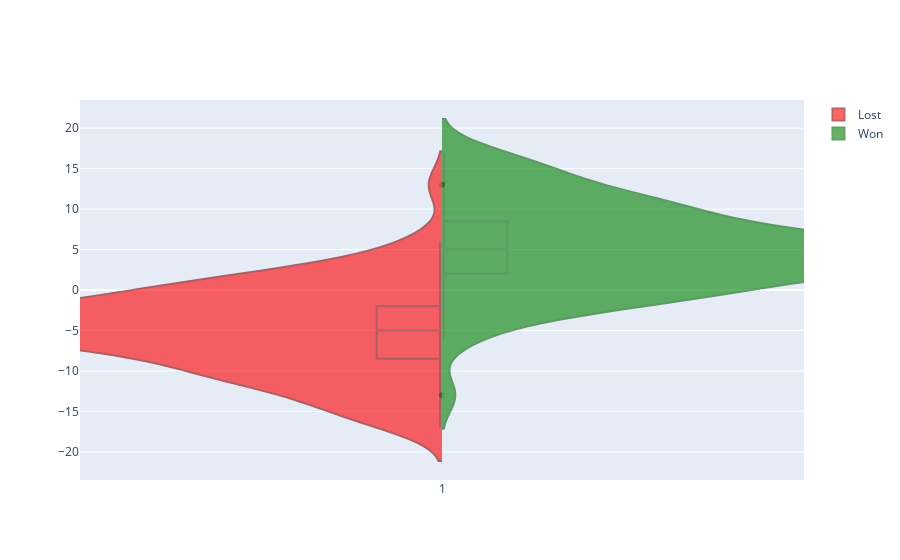

This figure's notebook cell:
### Code cell
kick_ratio = df[df['kick_ratio'] < 50] # removing kick ratio outliers
kick_ratio = df[(df['kick_ratio'] < 50) & (df['win_or_lose'] == 'won')]

fig = go.Figure()

fig.add_trace(
    go.Violin(y = df['kick_margin'][(df['kick_margin'] > -25) & (df['win_or_lose'] == 'lost')],
             name='Lost',
             line_color='darkred',
             fillcolor='red',
             opacity=0.6,
             side='negative',
             scalegroup='No',
             box_visible=True,
             x0 = 1))

fig.add_trace(
    go.Violin(y = df['kick_margin'][(df['kick_margin'] < 25) & (df['win_or_lose'] == 'won')],
             name='Won',
             line_color='darkgreen',
             fillcolor='green',
             opacity=0.6,
             side='positive',
             scalegroup='Yes',            
             box_visible=True,
             x0=1))


fig.update_layout(violingap=0, violinmode='overlay')
#### TODO WORK OUT HOW TO OVERLAY! x0 feels a bodge
fig.show()

##proof of concept!

### Figure 1 — Plotly figure (JSON) as saved in the notebook; plotly's stock layout.template omitted (floating-point values rounded to 4 significant figures)
{"data": [{"box": {"visible": true}, "fillcolor": "red", "line": {"color": "darkred"}, "name": "Lost", "opacity": 0.6, "scalegroup": "No", "side": "negative", "type": "violin", "x0": 1, "y": [0, -13, -4, -11, -15, -5, -3, -5, -15, -11, 6, -2, -6, -12, -4, -5, -10, -3, -3, 0, -2, 1, 1, -13, -6, -9, -3, -6, -11, -7, -14, -5, -4, 3, -3, -5, 0, -6, 1, -6, -10, 5, 1, -9, -3, -8, -11, -2, 3, 1, -4, -1, -6, -1, 3, -8, -11, -10, 1, -2, -2, -8, -9, -4, -4, -5, -17, -4, -13, -3, -7, -5, -5, -5, 13, -16, -8, -4, -5, 1, -2, -5, -7, -4, -4, -6, -16, -10, -9, 1, 0, -1]}, {"box": {"visible": true}, "fillcolor": "green", "line": {"color": "darkgreen"}, "name": "Won", "opacity": 0.6, "scalegroup": "Yes", "side": "positive", "type": "violin", "x0": 1, "y": [0, 13, 4, 11, 15, 5, 3, 5, 15, 11, -6, 2, 6, 12, 4, 5, 10, 3, 3, 0, 2, -1, -1, 13, 6, 9, 3, 6, 11, 7, 14, 5, 4, -3, 3, 5, 0, 6, -1, 6, 10, -5, -1, 9, 3, 8, 11, 2, -3, -1, 4, 1, 6, 1, -3, 8, 11, 10, -1, 2, 2, 8, 9, 4, 4, 5, 17, 4, 13, 3, 7, 5, 5, 5, -13, 16, 8, 4, 5, -1, 2, 5, 7, 4, 4, 6, 16, 10, 9, -1, 0, 1]}], "layout": {"violingap": 0, "violinmode": "overlay"}}
